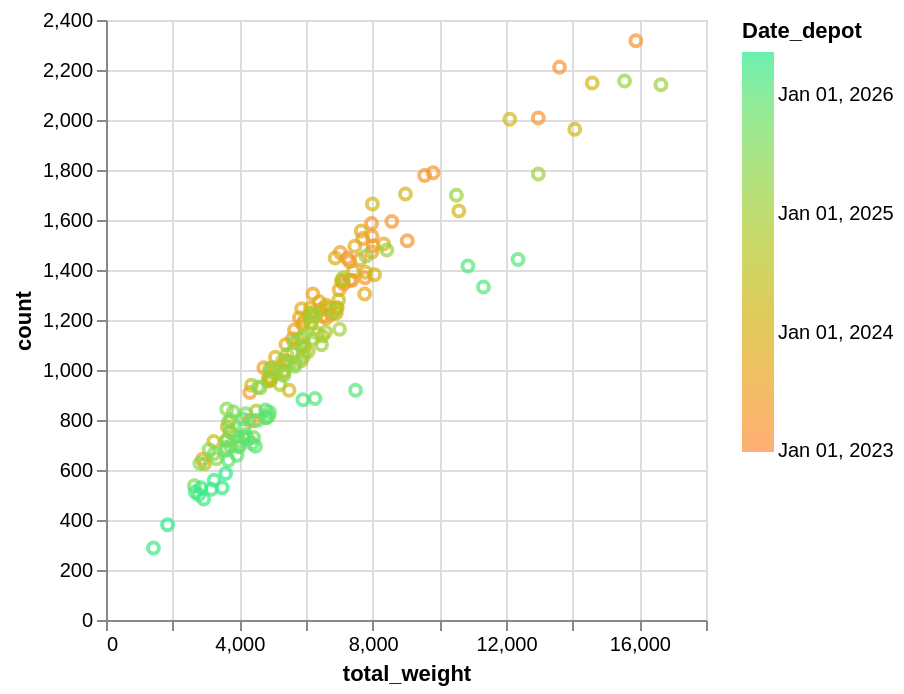

The code cell stored with this chart in its notebook:
### Code cell
chart = (
    alt.Chart(
        fields.pipe(
            lib.aggregate_by_date,
            freq="7d",
            value_col="weight_kg",
            date_col="Date_depot",
            total_col="total_weight",
            mean_col="mean_weight",
        )
    )
    .mark_point()
    .encode(
        x="total_weight:Q",
        y="count:Q",
        tooltip=[
            "Date_depot",
            # "total_weight:Q",
            # "count:Q",
        ],
        color=alt.Color(
            "Date_depot",
            scale=alt.Scale(scheme="rainbow"),
        ),
    )
    # .properties(width=1100)
)
chart

### Figure 1 — Vega-Lite specification as saved in the notebook (floating-point values rounded to 4 significant figures; data arrays with more than 128 entries replaced by an {"elided": "..."} marker saying what was removed)
{"config": {"view": {"continuousWidth": 300, "continuousHeight": 300}}, "data": {"name": "data-d049c02dbbc8a969ca4c31a122c29eaf"}, "mark": {"type": "point"}, "encoding": {"color": {"field": "Date_depot", "scale": {"scheme": "rainbow"}, "type": "temporal"}, "tooltip": [{"field": "Date_depot", "type": "temporal"}], "x": {"field": "total_weight", "type": "quantitative"}, "y": {"field": "count", "type": "quantitative"}}, "$schema": "https://vega.github.io/schema/vega-lite/v6.4.1.json", "datasets": {"data-d049c02dbbc8a969ca4c31a122c29eaf": {"elided": "177 records"}}}
